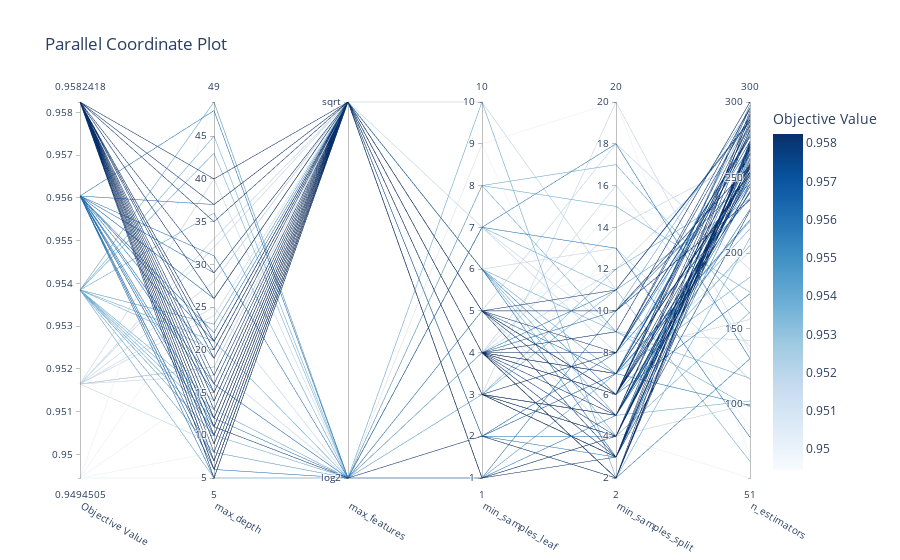

Notebook code cell kept with this figure:
### Code cell
# 3. Parallel Coordinate Plot: Shows relationships between parameters and objective value
print("\n=== Parallel Coordinate Plot ===")
print("This plot shows how different parameter combinations relate to performance.")
print("Lines represent individual trials, colored by objective value (brighter = better).")
print("You can see how Optuna explores the parameter space intelligently!\n")

from optuna.visualization import plot_parallel_coordinate
fig_parallel = plot_parallel_coordinate(study_rf)
fig_parallel.show()
